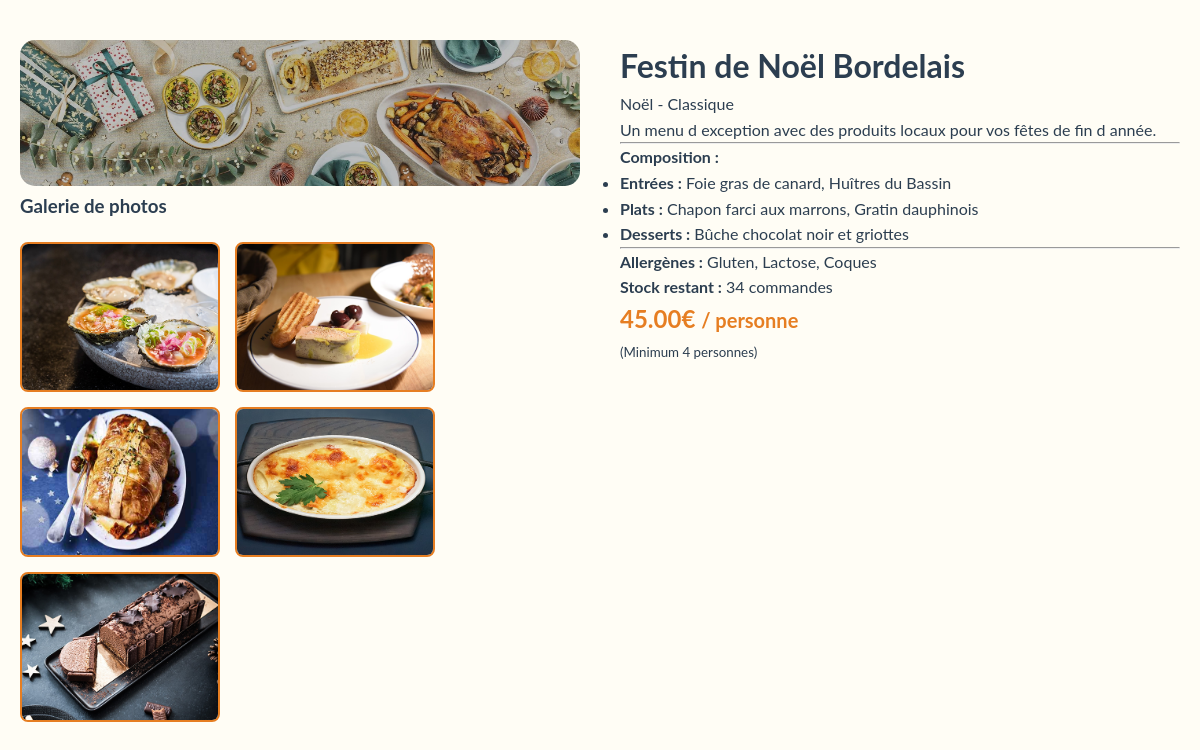
Screenshot of /details-menu.php?id=1 with the database file from the repository.
### tables this page shows
CREATE TABLE `menus` (
  `id` int(11) NOT NULL,
  `titre` varchar(150) NOT NULL,
  `description` text NOT NULL,
  `image` varchar(255) DEFAULT NULL,
  `galerie` text DEFAULT NULL,
  `theme` enum('Noël','Pâques','Classique','Évènement') DEFAULT 'Classique',
  `regime` enum('Classique','Végétarien','Vegan') DEFAULT 'Classique',
  `nb_pers_min` int(11) DEFAULT 1,
  `prix_min_pers` decimal(10,2) NOT NULL,
  `entrees` text DEFAULT NULL,
  `plats` text DEFAULT NULL,
  `desserts` text DEFAULT NULL,
  `allergenes` varchar(255) DEFAULT NULL,
  `conditions_prestation` text DEFAULT NULL,
  `stock_dispo` int(11) DEFAULT 0,
  `entree` text DEFAULT NULL,
  `plat` text DEFAULT NULL,
  `dessert` text DEFAULT NULL,
  `conditions` text DEFAULT NULL,
  `stock` int(11) DEFAULT 0
);

### details-menu.php (the view, shortened to what this page needs)
<?php
require_once('config.php');
$id = $_GET['id'];
$query = "SELECT * FROM menus WHERE id = $id";
$result = mysqli_query($conn, $query);
$menu = mysqli_fetch_assoc($result);
$images_galerie = [];
if (!empty($menu['galerie'])) {
    $images_galerie = explode(',', $menu['galerie']);
}
?>
<!DOCTYPE html>
<html lang="fr">
<head>
    <link rel="stylesheet" href="style.css">
</head>
<body>
    <main class="container">
        <div class="details-grid">
            <div>
                <img src="assets/<?php echo $menu['image']; ?>" style="width:100%; border-radius:15px;">
                <h3>Galerie de photos</h3>
                <div class="galerie-container">
                    <?php foreach($images_galerie as $img): ?>
                        <img src="assets/<?php echo trim($img); ?>" class="galerie-img">
                    <?php endforeach; ?>
                </div>
            </div>
            <div>
                <h1><?php echo $menu['titre']; ?></h1>
                <p class="theme-badge"><?php echo $menu['theme']; ?> - <?php echo $menu['regime']; ?></p>
                <p><?php echo $menu['description']; ?></p>
                <hr>
                <h4>Composition :</h4>
                <ul>
                    <li><strong>Entrées :</strong> <?php echo $menu['entrees']; ?></li>
                    <li><strong>Plats :</strong> <?php echo $menu['plats']; ?></li>
                    <li><strong>Desserts :</strong> <?php echo $menu['desserts']; ?></li>
                </ul>
                <hr>
                <p><strong>Allergènes :</strong> <?php echo $menu['allergenes']; ?></p>
                <p><strong>Stock restant :</strong> <?php echo $menu['stock_dispo']; ?> commandes</p>
                <h2 style="color:var(--orange)"><?php echo $menu['prix_min_pers']; ?>€ <small>/ personne</small></h2>
                <p><small>(Minimum <?php echo $menu['nb_pers_min']; ?> personnes)</small></p>
            </div>
        </div>
    </main>
    </body>
</html>

### css/style.css (style rules this page uses)
:root { --bordeaux: #800000; --orange: #E67E22; --creme: #FFFDF5; --charbon: #2C3E50; --blanc: #FFFFFF; --gris-fond: #F9F9F9; --gris-clair: #E0E0E0; }
* { margin: 0; padding: 0; box-sizing: border-box; }
body { font-family: 'Lato', sans-serif; background-color: var(--creme); color: var(--charbon); line-height: 1.6; }
.container { max-width: 1200px; margin: 0 auto; padding: 0 20px; }

### details-menu.php (style rules this page uses)
.galerie-container { display: flex; gap: 15px; margin-top: 20px; flex-wrap: wrap; }
.galerie-img { width: 200px; height: 150px; object-fit: cover; border-radius: 8px; border: 2px solid var(--orange); }
.details-grid { display: grid; grid-template-columns: 1fr 1fr; gap: 40px; padding: 40px 0; }

### rows the page displays
menus: image (picture), titre "Festin de Noël Bordelais", theme "Noël", regime "Classique", description "Un menu d exception avec des produits locaux pour vos fêtes de fin d année.", entrees "Foie gras de canard, Huîtres du Bassin", plats "Chapon farci aux marrons, Gratin dauphinois", desserts "Bûche chocolat noir et griottes", allergenes "Gluten, Lactose, Coques", stock_dispo "34", prix_min_pers "45.00", nb_pers_min "4"
